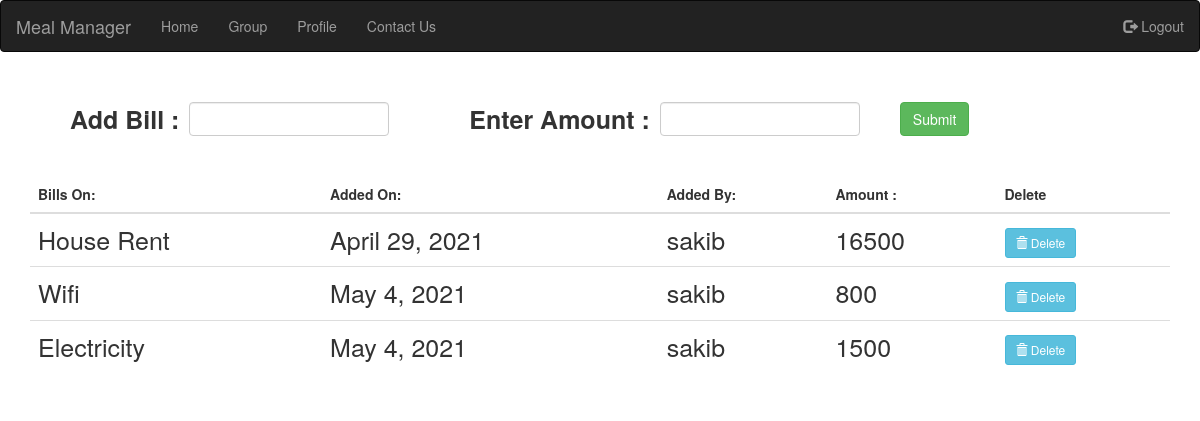
The page /addbills/ (signed in) on the database as committed earlier.
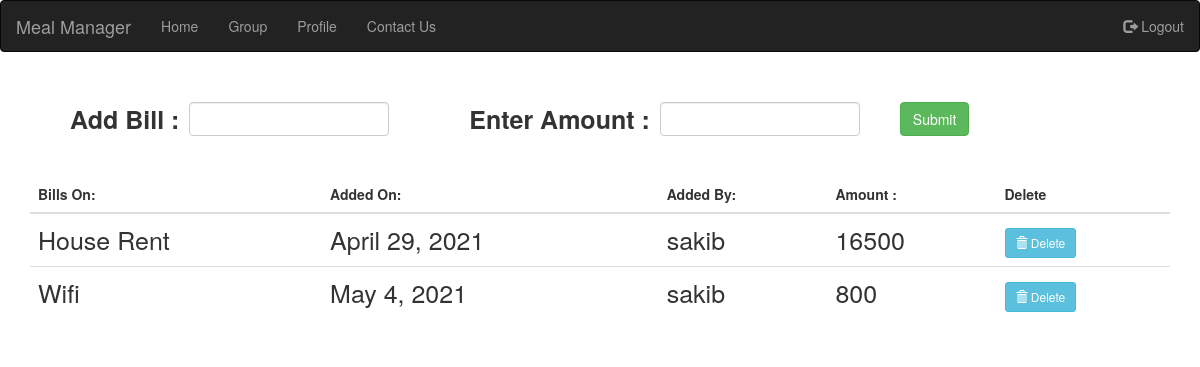
The same page on the database as committed later.
### addbills/models.py (models this page shows)
class Bill(models.Model):
    bill = models.CharField(max_length=100)
    user = models.ForeignKey(User,on_delete=models.CASCADE)
    date = models.DateField(auto_now=True)
    amount = models.IntegerField(default=0)

### addbills/views.py (the view, shortened to what this page needs)
# urls.py: path('',addbills.as_view(),name='addbills'),
class addbills(TemplateView):
    template_name = 'addbills/addbills.html'
    def get(self, request):
        form = AddbillsForm()
        bills = Bill.objects.all()
        args = {'form':form,'bills':bills}
        return render(request, self.template_name,args)

### addbills/forms.py
class AddbillsForm(forms.ModelForm):
    bill = forms.CharField()
    amount = forms.IntegerField()
    class Meta:
        model = Bill
        fields = ('bill','amount')

### addbills/templates/addbills/addbills.html (shortened to what this page needs)
{% extends 'base.html' %}
{% load widget_tweaks %}
{% block body %}
    <section id="addbills">
        <div class="addbills">
            <div class="container">
                <div class="addbills_up">
                    <form method="post" class="form">
                        <p>
                            <label>Add Bill :</label>
                            {{ form.bill|add_class:'form-control'}}
                        </p>
                        <p>
                            <label>Enter Amount :</label>
                            {{ form.amount|add_class:'form-control'}}
                        </p>
                        <button type="submit" class="btn btn-success">Submit</button>
                    </form>
                </div>
                <div class="addbills_down">
                    <table class="table">
                        <thead class="thead-light">
                            <tr>
                                <th scope="col">Bills On:</th>
                                <th scope="col">Added On:</th>
                                <th scope="col">Added By:</th>
                                <th scope="col">Amount :</th>
                                <th scope="col">Delete</th:>
                            </tr>
                        </thead>
                        <tbody>
                            {% for bill in bills %}
                            <tr>
                                <td>{{ bill.bill }}</td>
                                <td>{{ bill.date }}</td>
                                <td> {{ user.username }} </td>
                                <td>{{ bill.amount }}</td>
                                <td><a href="{% url 'addbills:delete_bill' bill.id %}" class="btn btn-info btn-sm">
                                    <span class="glyphicon glyphicon-trash"></span> Delete
                                  </a></td>
                            </tr>
                            {% endfor %}
                        </tbody>
                    </table>
                </div>
            </div>
        </div>
    </section>
{% endblock %}

Rows that differ between the two databases and show on the page:
removed Bill: bill "Electricity", date "May 4, 2021", {{ user.username }} "sakib", amount "1500"
